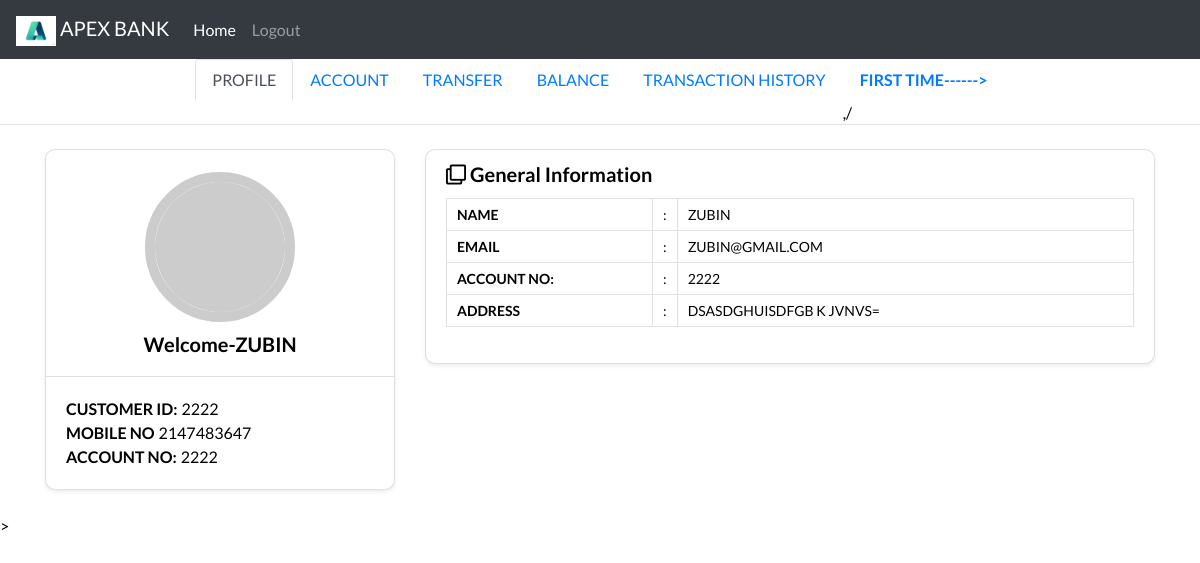
The page /welcome.php (signed in) on the database its author committed.
### tables this page shows
CREATE TABLE `customers` (
  `CUS_ID` int(4) NOT NULL,
  `CUS_PASS` varchar(23) NOT NULL,
  `CUS_NAME` char(20) NOT NULL,
  `CUS_EMAIL` varchar(32) NOT NULL,
  `CUS_ADD` varchar(112) NOT NULL,
  `CUS_MOBILE` bigint(10) NOT NULL,
  `ACC_NO` int(12) NOT NULL,
  `DATE` datetime NOT NULL DEFAULT current_timestamp(),
  `APPROVE` varchar(2) NOT NULL,
  `PAN_NO` bigint(20) NOT NULL
);

### _dbconnectionprofile.php (called while the page is built)
<?php
include '_dbconnect.php';
$user_check=$_SESSION['CUS_ID'];
$sql = "select * from customers where CUS_ID='$user_check'";
$result = mysqli_query($conn, $sql);
$row=mysqli_fetch_assoc($result);
?>

### function_1.php (the view)
<?php include '_dbconnectionprofile.php'?>
<div class="student-profile py-4">
  <div class="container">
    <div class="row">
      <div class="col-lg-4">
        <div class="card shadow-sm">
          <div class="card-header bg-transparent text-center">
            <img class="profile_img" src="https://placeimg.com/640/480/arch/any" alt="">
            <h3>Welcome-<?php echo $row['CUS_NAME'] ;
            ?>
            </h3>
          </div>
          <div class="card-body">
            <p class="mb-0"><strong class="pr-1">CUSTOMER ID:</strong><?php echo $row['CUS_ID'] ;
            ?></p>
            <p class="mb-0"><strong class="pr-1">MOBILE NO</strong><?php echo $row['CUS_MOBILE'] ;
           ?></p>
            <p class="mb-0"><strong class="pr-1">ACCOUNT NO:</strong><?php echo $row['ACC_NO'] ;
            ?></p>
          </div>
        </div>
      </div>
      <div class="col-lg-8">
        <div class="card shadow-sm">
          <div class="card-header bg-transparent border-0">
            <h3 class="mb-0"><i class="far fa-clone pr-1"></i>General Information</h3>
          </div>
          <div class="card-body pt-0">
            <table class="table table-bordered">
              <tr>
                <th width="30%">NAME</th>
                <td width="2%">:</td>
                <td><?php echo $row['CUS_NAME'] ;
            ?></td>
              </tr>
              <tr>
                <th width="30%">EMAIL	</th>
                <td width="2%">:</td>
                <td><?php echo $row['CUS_EMAIL'] ;
            ?></td>
              </tr>
              <tr>
                <th width="30%">ACCOUNT NO:</th>
                <td width="2%">:</td>
                <td><?php echo $row['ACC_NO'] ;
            ?></td>
              </tr>
              <tr>
                <th width="30%">ADDRESS</th>
                <td width="2%">:</td>
                <td><?php echo $row['CUS_ADD'] ;
            ?></td>
              </tr>
            </table>
          </div>
        </div>
      </div>
    </div>
  </div>
</div>

### rows shown on the page
customers: CUS_NAME "ZUBIN", CUS_ID "2222", CUS_MOBILE "2147483647", ACC_NO "2222", CUS_EMAIL "ZUBIN@GMAIL.COM", CUS_ADD "DSASDGHUISDFGB K JVNVS="
